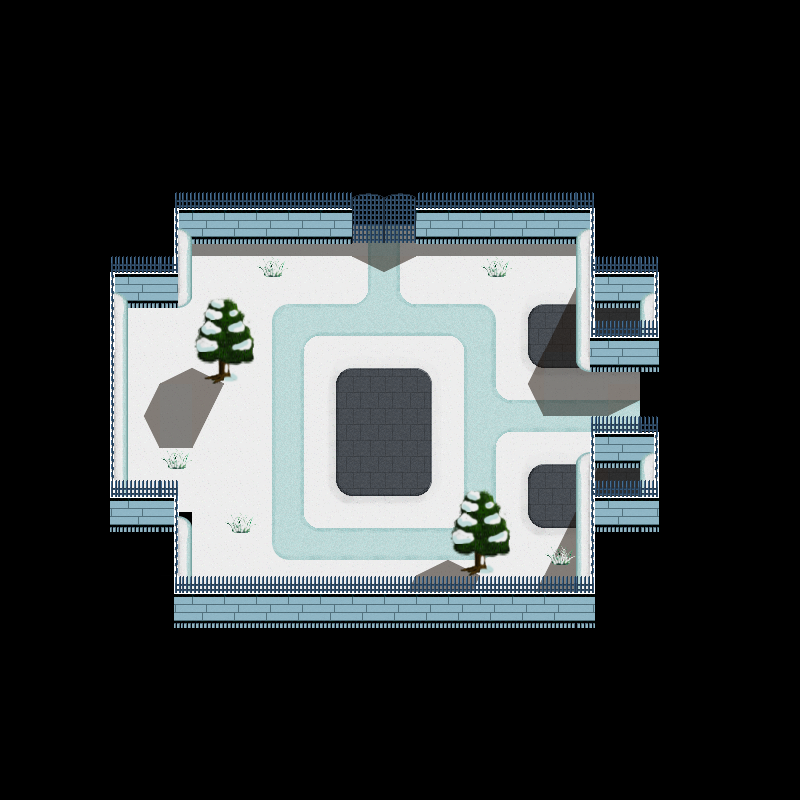

A level layout from a 2D game, rendered from its tile map. Below: a short description, then the map file with tile-grid data replaced by summaries:
An orthogonal 25x25 tile map with 32x32 px tiles, 7 tile layers (Floor, Shadow, Wall, At, ...) and 12 objects (12x Wall).

<map version="1.0" orientation="orthogonal" width="25" height="25" tilewidth="32" tileheight="32">
 <tileset firstgid="1" name="tiles3" tilewidth="32" tileheight="32">
  <image source="Pixelart/tiles3.png" width="320" height="672" />
 </tileset>
 <layer name="Floor" width="25" height="25">
  <data>[625 cells, 172 non-empty, 26 distinct tile ids]</data>
 </layer>
 <layer name="Shadow" width="25" height="25">
  <data>[625 cells, 50 non-empty, 11 distinct tile ids]</data>
 </layer>
 <layer name="Wall" width="25" height="25">
  <data>[625 cells, 77 non-empty, 18 distinct tile ids]</data>
 </layer>
 <layer name="At" width="25" height="25">
  <data>[625 cells, 34 non-empty, 9 distinct tile ids]</data>
 </layer>
 <layer name="Above" width="25" height="25">
  <properties>
   <property name="z-index" value="2" />
  </properties>
  <data>[625 cells, 37 non-empty, 11 distinct tile ids]</data>
 </layer>
 <layer name="Above2" width="25" height="25">
  <properties>
   <property name="z-index" value="2" />
  </properties>
  <data>[625 cells, 0 non-empty, 0 distinct tile ids]</data>
 </layer>
 <layer name="Snow1" width="25" height="25">
  <properties>
   <property name="z-index" value="2" />
  </properties>
  <data>[625 cells, 8 non-empty, 4 distinct tile ids]</data>
 </layer>
 <objectgroup name="Object Layer 1" width="25" height="25" visible="0">
  <object type="Wall" x="128" y="192" width="64" height="96" />
  <object type="Wall" x="96" y="224" width="32" height="288" />
  <object type="Wall" x="128" y="608" width="448" height="32" />
  <object type="Wall" x="576" y="224" width="32" height="128" />
  <object type="Wall" x="608" y="320" width="96" height="32" />
  <object type="Wall" x="704" y="320" width="32" height="160" />
  <object type="Wall" x="576" y="448" width="128" height="32" />
  <object type="Wall" x="576" y="480" width="32" height="128" />
  <object type="Wall" x="128" y="512" width="64" height="96" />
  <object type="Wall" x="192" y="192" width="416" height="32" />
  <object type="Wall" x="448" y="544" width="64" height="32" />
  <object type="Wall" x="192" y="352" width="64" height="32" />
 </objectgroup>
</map>
